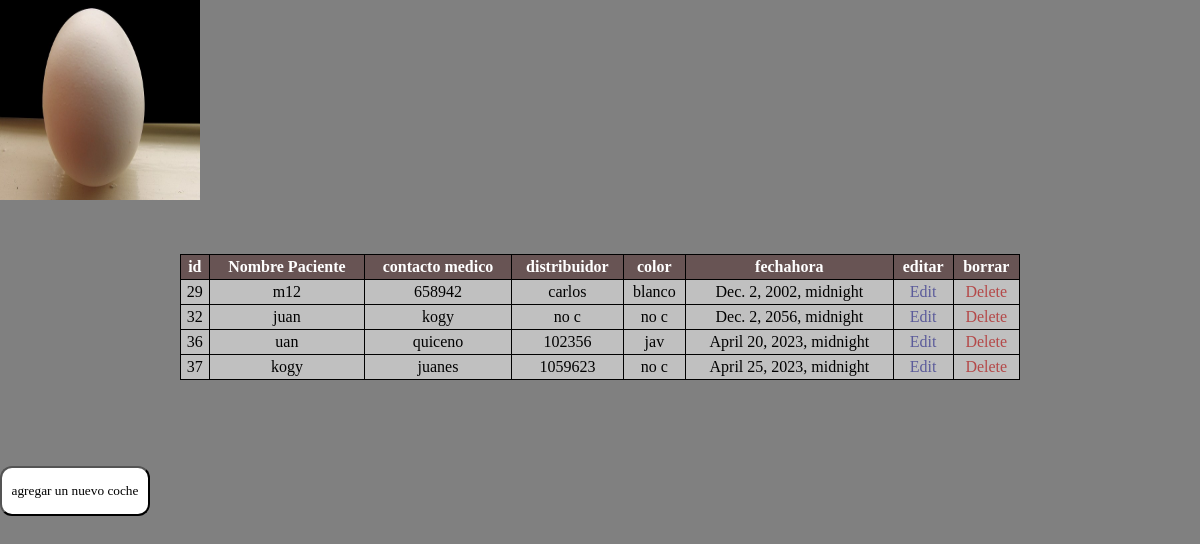
The page /show on the database its author committed.
### employee/models.py (models this page shows, shortened)
class Employee(models.Model):
    eid = models.CharField(max_length=25)
    epaciente = models.CharField(max_length=250)
    efechahora = models.DateTimeField()
    emedico = models.CharField(max_length=250)
    edistri = models.CharField(max_length=250)
    ecolor = models.CharField(max_length=250)
    class Meta:
        db_table = "employee"

### employee/views.py (the view)
# urls.py: path('show',views.show),
def show(request):
    employees = Employee.objects.all()
    return render(request,"show.html",{'employees':employees})

### employee/templates/show.html (shortened to what this page needs)
<!DOCTYPE html>
<html lang="en">
<head>
    {% load static %}
    <link rel="stylesheet" href="..\static\css\table.css">
    <link rel="stylesheet" href="..\static\css\style.css">
</head>
<body>
    <img src = "{% static '/R.jpg' %}" height="200" width="200" class="d-inline-block align-top">
    <table>
        <thead>
            <tr>
                <th>id</th>
                <th>Nombre Paciente</th>
                <th>contacto medico</th>
                <th>distribuidor</th>
                <th>color</th>
                <th>fechahora</th>
                <th>editar</th>
                <th>borrar</th>
            </tr>
        </thead>
        <tbody>
            {% for employee in employees %}
            <tr>
                <td>{{ employee.id }}</td>
                <td>{{employee.epaciente}}</td>
                <td>{{employee.emedico}}</td>
                <td>{{employee.edistri}}</td>
                <td>{{employee.ecolor}}</td>
                <td>{{employee.efechahora}}</td>
                <td>
                    <a class="edit" href="/edit/{{ employee.id }}">Edit</a>
                </td>
                <td><a class="delete" href="/delete/{{employee.id}}">Delete</a></td>
            </tr>
            {% endfor %}
        </tbody>
    </table>
    <br>
    <br>
    <button ><a href="/emp">agregar un nuevo coche</a></button>
</body>
</html>

### employee/static/css/table.css (style rules this page uses)
* { margin: 0; padding: 0; box-sizing: border-box; font-family: cursive; }
body { background-color: grey; }
table { margin: 50px auto; border-collapse: collapse; background-color: #eeeeee95; width: 70%; border-bottom: 0.5px solid black; }
td, th { padding: 3px; border-left: 0.5px solid black; }
th { border: 0.5px solid black; }
td { border-right: 0.5px solid black; text-align: center; }
.edit { color: rgb(91, 91, 154); }
.edit, .delete { text-decoration: none; }
.delete { color: rgb(180, 72, 72); }

### employee/static/css/style.css (style rules this page uses)
body { height: 100%; }
table, th, td { border: 1px solid rgb(0, 0, 0); }
th { background-color: #685454; color: white; }
button { border-radius: 12px; background-color: #ffffff; cursor: pointer; margin: auto; text-decoration: none; width: 150px; height: 50px; }
button a { text-decoration: none; color: black; }

### rows shown on the page
Employee: id "29", epaciente "m12", emedico "658942", edistri "carlos", ecolor "blanco", efechahora "Dec. 2, 2002, midnight"
Employee: id "32", epaciente "juan", emedico "kogy", edistri "no c", ecolor "no c", efechahora "Dec. 2, 2056, midnight"
Employee: id "36", epaciente "uan", emedico "quiceno", edistri "102356", ecolor "jav", efechahora "April 20, 2023, midnight"
Employee: id "37", epaciente "kogy", emedico "juanes", edistri "1059623", ecolor "no c", efechahora "April 25, 2023, midnight"
